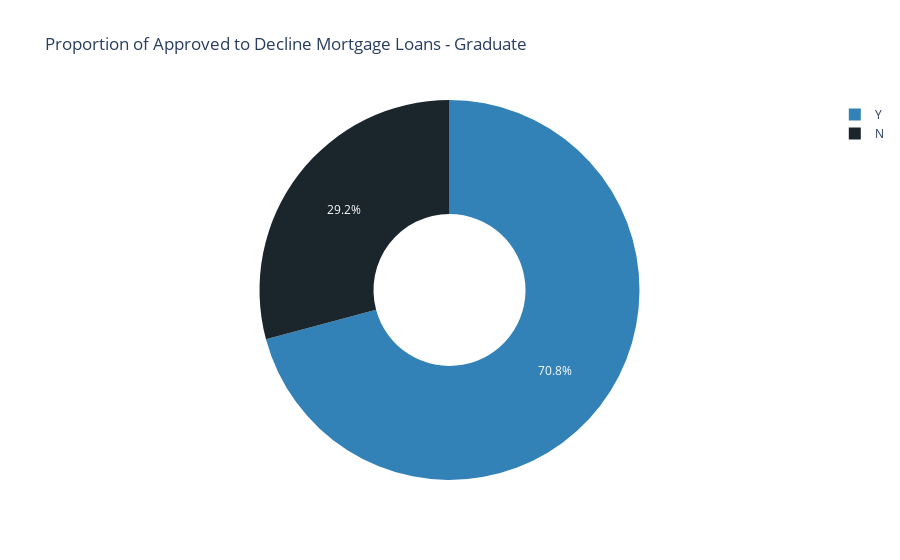

Notebook cell for this chart:
### Code cell
grad = df[['Loan_Status']].loc[(
    df['Education'] == 'Graduate')].value_counts().rename_axis(
        'grad_loan_status').reset_index(name='counts')
px.pie(grad, values='counts', names='grad_loan_status', hole=0.4,
        color='grad_loan_status', color_discrete_map={'Y': '#3282B8',
                                                    'N': '#1B262C'},
title='Proportion of Approved to Decline Mortgage Loans - Graduate')

### Figure 1 — Plotly figure (JSON) as saved in the notebook; plotly's stock layout.template omitted (floating-point values rounded to 4 significant figures)
{"data": [{"customdata": [["Y"], ["N"]], "domain": {"x": [0, 1], "y": [0, 1]}, "hole": 0.4, "hovertemplate": "grad_loan_status=%{customdata[0]}<br>counts=%{value}<extra></extra>", "labels": ["Y", "N"], "legendgroup": "", "marker": {"colors": ["#3282B8", "#1B262C"]}, "name": "", "showlegend": true, "type": "pie", "values": [340, 140]}], "layout": {"legend": {"tracegroupgap": 0}, "title": {"text": "Proportion of Approved to Decline Mortgage Loans - Graduate"}}}
